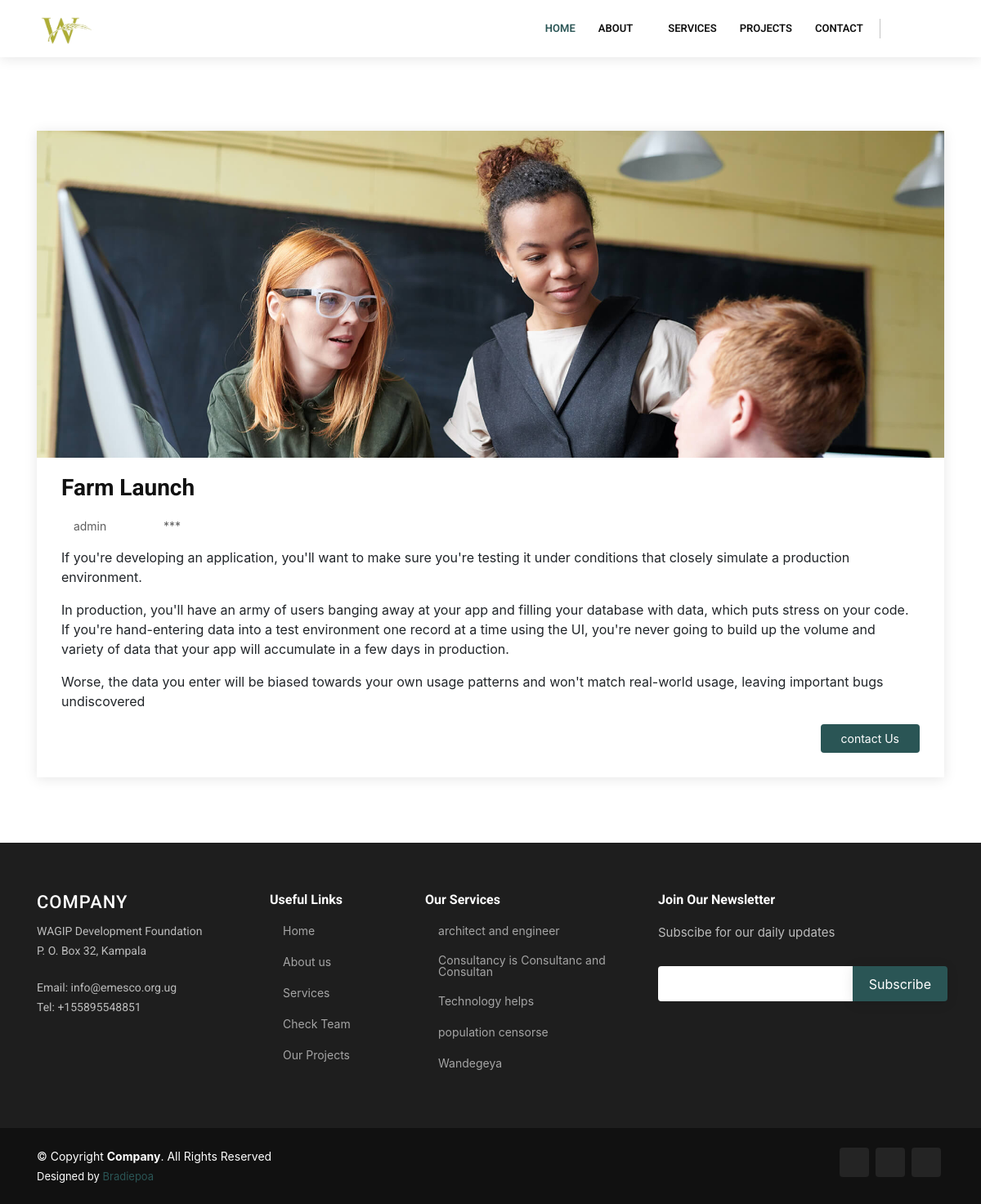
Screenshot of /event/923a2c59-761c-48bc-afa9-37d760870b6c/ with the database file from the repository.
### mainweb/models.py (models this page shows, shortened)
class CurrentAndPreviousEvents(models.Model):
    id = models.UUIDField(primary_key=True, default=uuid.uuid4, editable=False)
    name        = models.CharField(max_length=200)
    description = RichTextField()
    image       = models.ImageField(upload_to ='events')
    date        =  models.DateField(auto_now_add=True, auto_now=False)
    is_published = models.BooleanField(default=True)
    last_update  =  models.DateField(auto_now_add=False, auto_now=True)
    event_date   =  models.DateTimeField(auto_now_add=False, auto_now=False)
    class Meta:
        verbose_name_plural = '21. Events'
    @property
    def imageURL(self):
        try:
            url = self.image.url
        except:
            url = ''
        return url

class Location(models.Model):
    Company_name = models.CharField(max_length=200,unique=True)
    P_o_box_no = models.CharField(max_length=200,unique=True)
    date_created = models.DateField(auto_now_add=True, auto_now=False)
    laste_update = models.DateField(auto_now_add=False, auto_now=True)
    class Meta:
        verbose_name_plural = '03. Location'

class Email(models.Model):
    email= models.EmailField(unique=True)
    describe_email = models.CharField(max_length=200)
    date_created = models.DateField(auto_now_add=True, auto_now=False)
    laste_update = models.DateField(auto_now_add=False, auto_now=True)
    class Meta:
        verbose_name_plural = '02. Emails'

class OfficePhone(models.Model):
    Phone_number= models.CharField(max_length=13, unique=True)
    describe_Phone_number = models.CharField(max_length=200)
    date_created = models.DateField(auto_now_add=True, auto_now=False)
    laste_update = models.DateField(auto_now_add=False, auto_now=True)
    class Meta:
        verbose_name_plural = '01. Office Phone'

class Service(models.Model):
    name = models.CharField(max_length=200,unique=True)
    category = models.ForeignKey(serviceCategory, on_delete=models.CASCADE,)
    image = models.ImageField(upload_to ='services')
    description = RichTextField()
    created_by = models.CharField(max_length=200)
    is_published = models.BooleanField(default=True)
    date = models.DateField(auto_now_add=False, auto_now=False)
    date_created = models.DateField(auto_now_add=True, auto_now=False)
    laste_update = models.DateField(auto_now_add=False, auto_now=True)
    class Meta:
        verbose_name_plural = '15. Services'

### mainweb/views.py (the view)
# urls.py: path('event/<str:pk>/', views.Event, name='event'),
def Event(request, pk):
	events = CurrentAndPreviousEvents.objects.get(id=pk)
	locate = Location.objects.all().order_by('-date_created')
	emailz = Email.objects.all().order_by('-date_created')
	phones = OfficePhone.objects.all().order_by('-date_created')
	querryset = Service.objects.order_by('-date').filter(is_published=True)
	context = {'querryset':querryset,'locate':locate,'emailz':emailz,'phones':phones,'events':events}
	return render(request, 'mainweb/event.html', context)

### mainweb/templates/mainweb/event.html
{% extends 'mainweb/main.html' %}
{% load static %}
{% block content %}
{% include 'mainweb/sliders.html' %}
<main id="main">
   <section id="blog" class="blog mt-p">
    <div class="container">
      <div class="row">
        <div class="col-lg-12 entries">
          <article class="entry" data-aos="fade-up">
            <div class="entry-img">
              <img width="100%" src="{{events.imageURL}}" alt="" class="img-fluid">
            </div>
            <h2 class="entry-title">
              <a href="">{{events.name|title}}</a>
            </h2>
            <div class="entry-meta">
              <ul>
                <li class="d-flex align-items-center"><i class="icofont-user"></i> <a href="">admin</a></li>
                <li class="d-flex align-items-center"><i class="icofont-wall-clock"></i> <a href=""><time datetime="2020-01-01">{{querryset.date}}</time></a></li>
                <li class="d-flex align-items-center"><i class="icofont-comment"></i> <a href="">***</a></li>
              </ul>
            </div>
            <div class="entry-content">
              <p class="text-justify">{{events.description|safe}}</p>
              <div class="read-more">
                <a href="{% url 'mainweb:contactus' %}">contact Us</a>
              </div>
            </div>
          </article>
        </div>
      </div>
    </div>
  </section>
</main>
{% endblock content %}

### mainweb/templates/mainweb/footer.html
  <footer id="footer">
    <div class="footer-top">
      <div class="container">
        <div class="row">
          <div class="col-lg-3 col-md-6 footer-contact">
            <h3>Company</h3>
          {% for location in locate|slice:":1" %}
            <p>{{ location.Company_name }}</p>
            <p>{{ location.P_o_box_no }} </p>
          {% endfor %}
          <br>
          {% for emails in emailz|slice:":1" %}
            <p>Email: {{emails.email}}</p>
          {% endfor %}
          {% for phone in phones|slice:":1" %}
           <p>Tel: {{phone.Phone_number}}</p>
          {% endfor %}
          </div>
          <div class="col-lg-2 col-md-6 footer-links">
            <h4>Useful Links</h4>
            <ul>
              <li><i class="bx bx-chevron-right"></i> <a href="/">Home</a></li>
              <li><i class="bx bx-chevron-right"></i> <a href="{% url 'mainweb:aboutpage' %}">About us</a></li>
              <li><i class="bx bx-chevron-right"></i> <a href="{% url 'mainweb:servicespage' %}">Services</a></li>
              <li><i class="bx bx-chevron-right"></i> <a href="{% url 'mainweb:teampage' %}">Check Team</a></li>
              <li><i class="bx bx-chevron-right"></i> <a href="#">Our Projects</a></li>
            </ul>
          </div>
          <div class="col-lg-3 col-md-6 footer-links">
            <h4>Our Services</h4>
            <ul>
              {% for serv in querryset|slice:"5" %}
              <li><i class="bx bx-chevron-right"></i> <a href="{% url 'mainweb:service' serv.id %}">{{serv.name}}</a></li>
              {% endfor %}
            </ul>
          </div>
          <div class="col-lg-4 col-md-6 footer-newsletter">
            <h4>Join Our Newsletter</h4>
            <p>Subscibe for our daily updates</p>
            <form action="" method="">
              <input type="email" name="email"><input type="submit" value="Subscribe">
            </form>
          </div>
        </div>
      </div>
    </div>
    <div class="container d-md-flex py-4">
      <div class="mr-md-auto text-center text-md-left">
        <div class="copyright">
          &copy; Copyright <strong><span>Company</span></strong>. All Rights Reserved
        </div>
        <div class="credits">
          Designed by <a href="">Bradiepoa</a>
        </div>
      </div>
      <div class="social-links text-center text-md-right pt-3 pt-md-0">
        <a href="#" class="twitter"><i class="bx bxl-twitter"></i></a>
        <a href="#" class="instagram"><i class="bx bxl-instagram"></i></a>
        <a href="#" class="linkedin"><i class="bx bxl-linkedin"></i></a>
      </div>
    </div>
  </footer>

### static/assets/css/style.css (style rules this page uses)
a { color: rgb(42, 85, 85); }
h1, h2, h3, h4, h5, h6 { font-family: "Roboto", sans-serif; }
section { padding: 60px 0; overflow: hidden; }
.blog { padding: 40px 0 20px 0; }
.blog .entry { padding: 30px; margin-bottom: 60px; box-shadow: 0px 2px 15px rgba(0, 0, 0, 0.1); }
.blog .entry .entry-img { max-height: 400px; margin: -30px -30px 20px -30px; overflow: hidden; }
.blog .entry .entry-title { font-size: 28px; font-weight: bold; padding: 0; margin: 0 0 20px 0; }
.blog .entry .entry-title a { color: #111; transition: 0.3s; }
.blog .entry .entry-meta { margin-bottom: 15px; color: #aaaaaa; }
.blog .entry .entry-meta ul { display: flex; flex-wrap: wrap; list-style: none; padding: 0; margin: 0; }
.blog .entry .entry-meta ul li + li { padding-left: 20px; }
.blog .entry .entry-meta i { font-size: 14px; padding-right: 4px; }
.blog .entry .entry-meta a { color: #5e5e5e; font-size: 14px; display: inline-block; line-height: 20px; transition: 0.3s; }
.blog .entry .entry-content p { line-height: 24px; }
.blog .entry .entry-content .read-more { -moz-text-align-last: right; text-align-last: right; }
.blog .entry .entry-content .read-more a { display: inline-block; background: rgb(42, 85, 85); color: #fff; padding: 7px 25px; transition: 0.3s; font-size: 14px; border-radius: 4px; }
#footer { color: #fff; font-size: 14px; background: #111; }
#footer .footer-top { padding: 60px 0 30px 0; background: #1e1e1e; }
#footer .footer-top .footer-contact { margin-bottom: 30px; }
#footer .footer-top .footer-contact h3 { font-size: 22px; margin: 0 0 10px 0; padding: 2px 0 2px 0; line-height: 1; font-weight: 500; letter-spacing: 1px; text-transform: uppercase; color: #fff; }
#footer .footer-top .footer-contact p { font-size: 14px; line-height: 24px; margin-bottom: 0; font-family: "Roboto", sans-serif; color: rgba(255, 255, 255, 0.7); }
#footer .footer-top h4 { font-size: 16px; font-weight: bold; color: #fff; position: relative; padding-bottom: 12px; }
#footer .footer-top .footer-links { margin-bottom: 30px; }
#footer .footer-top .footer-links ul { list-style: none; padding: 0; margin: 0; }
#footer .footer-top .footer-links ul i { padding-right: 2px; color: rgb(42, 85, 85); font-size: 18px; line-height: 1; }
#footer .footer-top .footer-links ul li { padding: 10px 0; display: flex; align-items: center; }
#footer .footer-top .footer-links ul li:first-child { padding-top: 0; }
#footer .footer-top .footer-links ul a { color: rgba(255, 255, 255, 0.6); transition: 0.3s; display: inline-block; line-height: 1; }
#footer .footer-newsletter { font-size: 15px; color: rgba(255, 255, 255, 0.7); }
#footer .footer-newsletter h4 { font-size: 16px; font-weight: bold; color: #fff; position: relative; padding-bottom: 12px; }
#footer .footer-newsletter form { margin-top: 30px; background: #fff; padding: 6px 10px; position: relative; border-radius: 4px 0 0 4px; text-align: left; }
#footer .footer-newsletter form input[type="email"] { border: 0; padding: 4px 8px; width: calc(100% - 100px); }
#footer .footer-newsletter form input[type="submit"] { position: absolute; top: 0; right: -4px; bottom: 0; border: 0; background: none; font-size: 16px; padding: 0 20px; background: rgb(42, 85, 85); color: #fff; transition: 0.3s; border-radius: 0 4px 4px 0; box-shadow: 0px 2px 15px rgba(0, 0, 0, 0.1); }
#footer .credits { padding-top: 5px; font-size: 13px; color: #fff; }
#footer .social-links a { font-size: 18px; display: inline-block; background: rgba(255, 255, 255, 0.08); color: #fff; line-height: 1; padding: 8px 0; margin-right: 4px; border-radius: 4px; text-align: center; width: 36px; height: 36px; transition: 0.3s; }

### rows the page displays
CurrentAndPreviousEvents: imageURL (picture), name "Farm Launch", description "If you're developing an application, you'll want to make sure you're testing it under conditions that closely simulate a production environment. In production, you'll have an army of users banging away at your app and filling your database with data, which puts stress on your code. If you're hand-entering data into a test environment one record at a time using the UI, you're never going to build up the volume and variety of data that your app will accumulate in a few days in production. Worse, the data you enter will be biased towards your own usage patterns and won't match real-world usage, leaving important bugs undiscovered"
Location: Company_name "WAGIP Development Foundation", P_o_box_no "P. O. Box 32, Kampala"
Email: email "info@emesco.org.ug"
OfficePhone: Phone_number "+155895548851"
Service: name "architect and engineer"
Service: name "Consultancy is Consultanc and Consultan"
Service: name "Technology helps"
Service: name "population censorse"
Service: name "Wandegeya"
